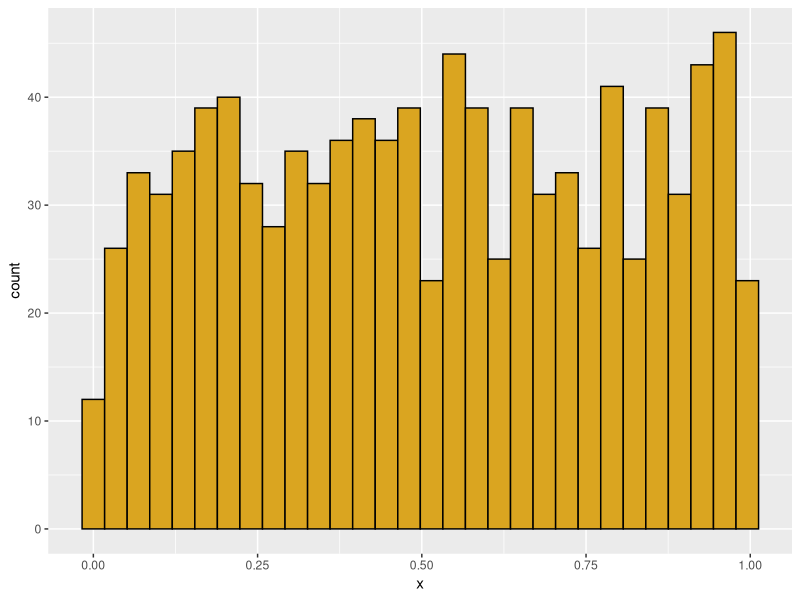
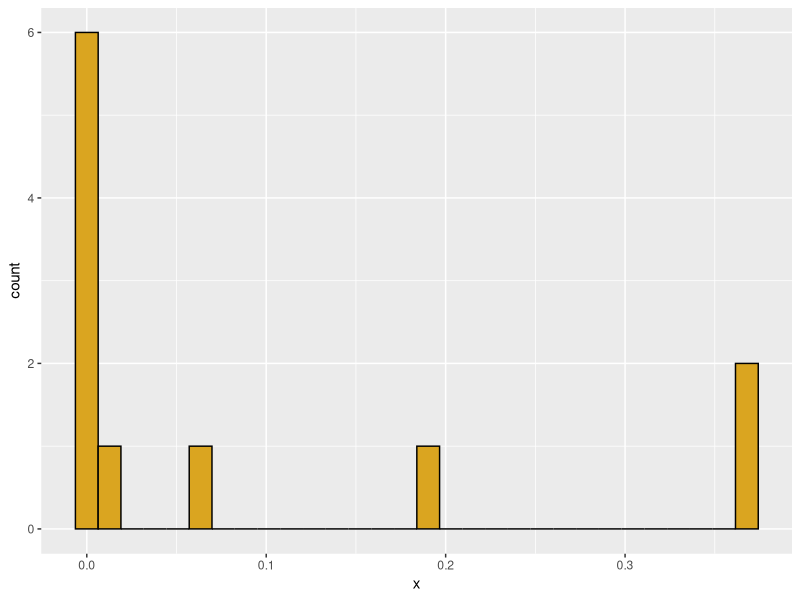
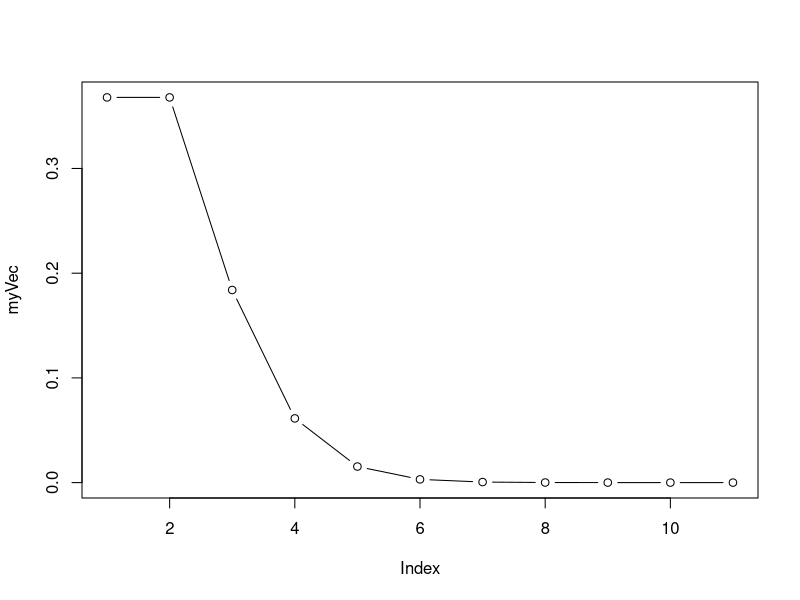
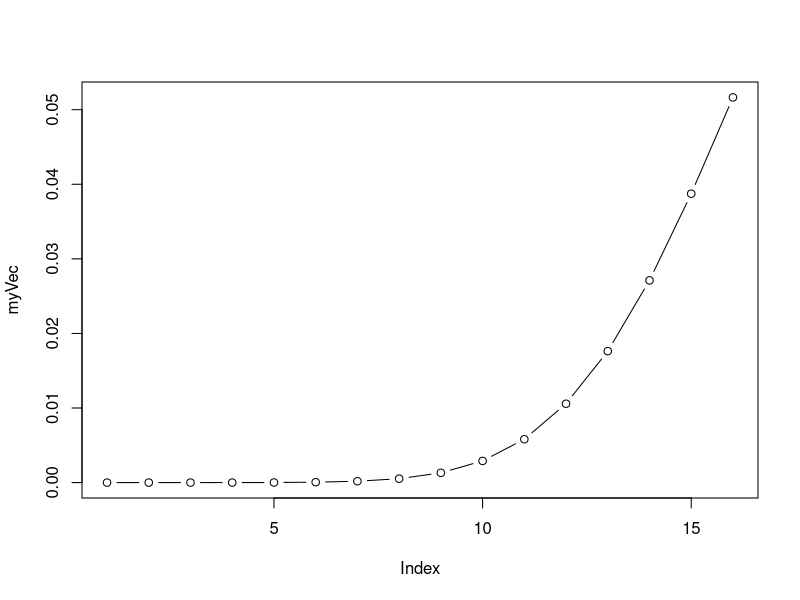
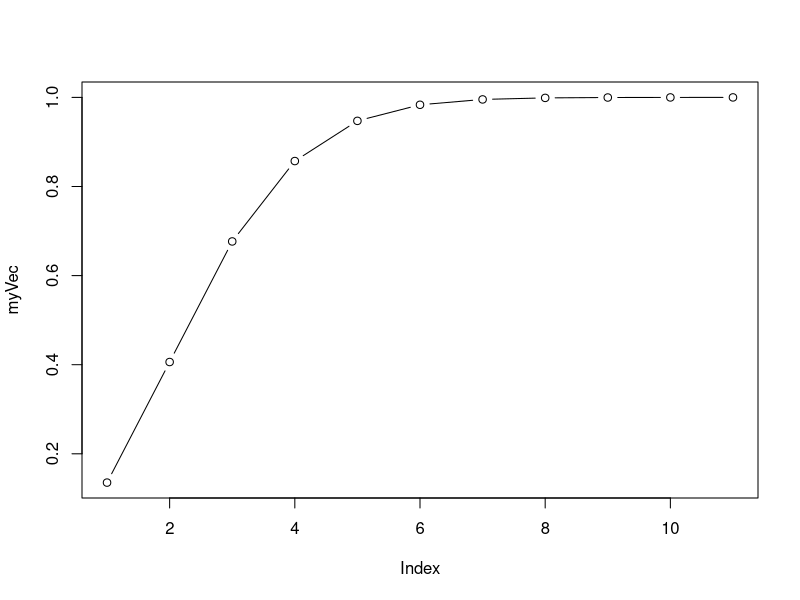
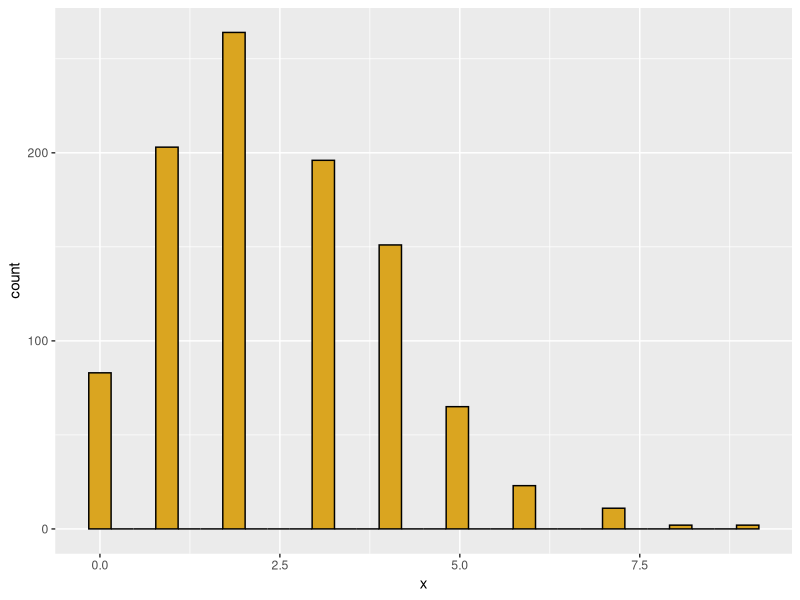
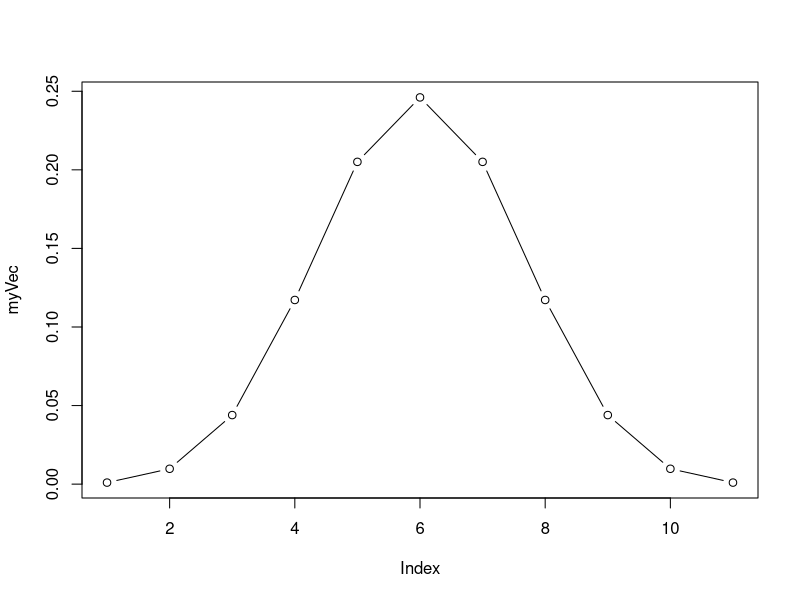
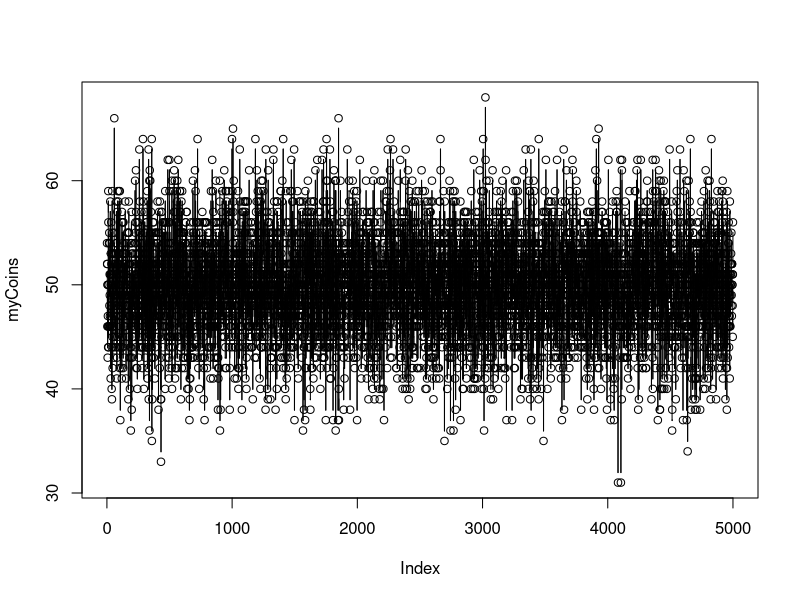

Here is the R script that generated these plots, in order:
# Notes on probability distributions

#####################
# Function: my_histo
# Purpose: creates a ggplot histogram
# Requires: ggplot2
# Input: a numeric vector
# Output: a ggplot histogram
library(ggplot2)
my_histo <- function(x=NULL) {
  if (is.null(x)) df=data.frame(x=runif(1000)) else df <- data.frame(x=x)
  p1 <- ggplot(data=df) + aes(x=x) + geom_histogram(color='black',fill='goldenrod')
  print(p1)
}

my_histo()

library(MASS)
#-----------------------
# Poisson distribution
# Discrete X >= 0
# Random events with a constant rate lambda
# (observations per time or per unit area)
# Parameter lambda > 0

# note: "zero-inflated poisson" has an additional process
# generating zeroes (see ifelse())

# "d" function generates probability density
hits <- 0:10
myVec <- dpois(x=hits,lambda=1)
my_histo(myVec)
plot(myVec,type="b")

hits <- 0:15
myVec <- dpois(x=hits, lambda=20)
plot(myVec,type="b")

sum(myVec)
head(myVec)

dpois(x=0,lambda=2)

# ppois is cdf
hits <- 0:10
myVec <- ppois(q=hits, lambda=2)
plot(myVec, type="b")

# equal to dpois(0) + dpois(1)
ppois(q=1, lambda=2)

# the q function is the inverse of p
# What is the number of hits corresponding to 50% of the probability mass
qpois(p=0.5, lambda=2.5)
ppois(q=2,lambda=2.5)

ranPois <- rpois(n=1000,lambda=2.5)
my_histo(ranPois)

quantile(x=ranPois,probs=c(0.025,0.975))

#---------------------------------
# Binomial distribution
# p = probability of a dichotomous outcome
# size = number of trials
# x = possible outcomes
# outcome x is bounded between 0 and number of trials

# use "d" binom for density function
hits <- 0:10
myVec <- dbinom(x=hits,size=10,prob=0.5)
plot(myVec,type="b")

myCoins <- rbinom(n=5000,size=100,prob=0.5)
plot(myCoins,type="b")
my_histo(myCoins)

quantile(x=myCoins,probs=c(0.025,0.975))

#-----------------------------------------
# negative binomial: number of failures (values of MyVec)
# in a series of (Bernoulli) with p=probability of success
# before a target number of successes (= size)
# generates a discrete distribution that is more
# heterogeneous ("over dispersed") than Poisson

hits <- 0:40
myVec <- dnbinom(x=hits, size=5, prob=0.5)
plot(myVec,type="b")

# geometric series is a special case where N = 1 success
# each bar is a constant fraction 1 - "prob" of the bar before it

myVec <- dnbinom(x=hits, size=1, prob=0.1)
plot(myVec, type="b")





